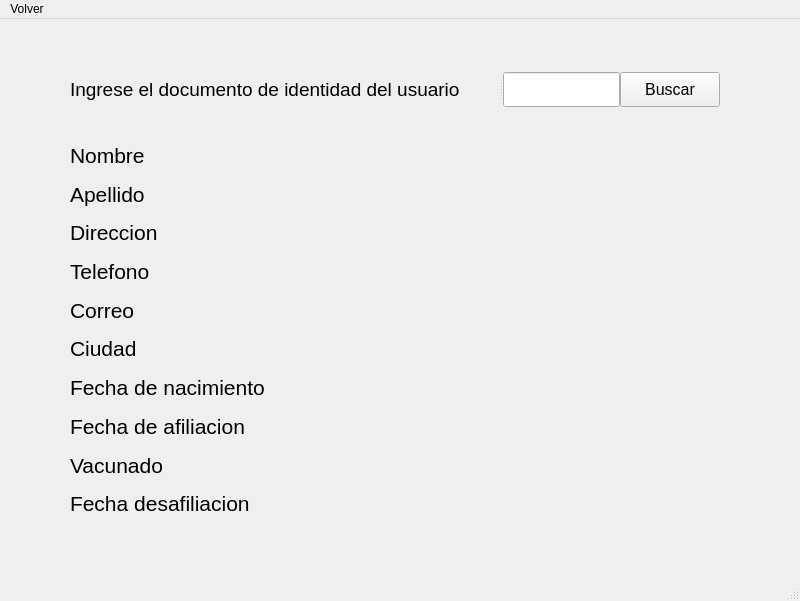
<?xml version="1.0" encoding="UTF-8"?>
<ui version="4.0">
 <class>MainWindow</class>
 <widget class="QMainWindow" name="MainWindow">
  <property name="geometry">
   <rect>
    <x>0</x>
    <y>0</y>
    <width>800</width>
    <height>601</height>
   </rect>
  </property>
  <property name="windowTitle">
   <string>Consultar usuario</string>
  </property>
  <widget class="QWidget" name="centralwidget">
   <widget class="QPushButton" name="BuscarNoIdConsultaUsuario">
    <property name="enabled">
     <bool>true</bool>
    </property>
    <property name="geometry">
     <rect>
      <x>620</x>
      <y>53</y>
      <width>100</width>
      <height>35</height>
     </rect>
    </property>
    <property name="font">
     <font>
      <pointsize>12</pointsize>
     </font>
    </property>
    <property name="text">
     <string>Buscar</string>
    </property>
   </widget>
   <widget class="QSplitter" name="splitter_4">
    <property name="geometry">
     <rect>
      <x>70</x>
      <y>53</y>
      <width>550</width>
      <height>35</height>
     </rect>
    </property>
    <property name="orientation">
     <enum>Qt::Horizontal</enum>
    </property>
    <widget class="QLabel" name="label_12">
     <property name="font">
      <font>
       <pointsize>14</pointsize>
      </font>
     </property>
     <property name="text">
      <string>Ingrese el documento de identidad del usuario </string>
     </property>
    </widget>
    <widget class="QLineEdit" name="noIdConsultaUsuario">
     <property name="enabled">
      <bool>true</bool>
     </property>
     <property name="frame">
      <bool>true</bool>
     </property>
    </widget>
   </widget>
   <widget class="QLabel" name="label">
    <property name="geometry">
     <rect>
      <x>140</x>
      <y>53</y>
      <width>47</width>
      <height>13</height>
     </rect>
    </property>
    <property name="text">
     <string/>
    </property>
   </widget>
   <widget class="QWidget" name="gridLayoutWidget">
    <property name="geometry">
     <rect>
      <x>70</x>
      <y>120</y>
      <width>641</width>
      <height>381</height>
     </rect>
    </property>
    <layout class="QGridLayout" name="gridLayout">
     <item row="8" column="0">
      <widget class="QLabel" name="label_21">
       <property name="font">
        <font>
         <pointsize>16</pointsize>
        </font>
       </property>
       <property name="text">
        <string>Vacunado</string>
       </property>
      </widget>
     </item>
     <item row="4" column="0">
      <widget class="QLabel" name="label_17">
       <property name="font">
        <font>
         <pointsize>16</pointsize>
        </font>
       </property>
       <property name="text">
        <string>Correo</string>
       </property>
      </widget>
     </item>
     <item row="9" column="0">
      <widget class="QLabel" name="label_22">
       <property name="font">
        <font>
         <pointsize>16</pointsize>
        </font>
       </property>
       <property name="text">
        <string>Fecha desafiliacion</string>
       </property>
      </widget>
     </item>
     <item row="2" column="0">
      <widget class="QLabel" name="label_14">
       <property name="font">
        <font>
         <pointsize>16</pointsize>
        </font>
       </property>
       <property name="text">
        <string>Direccion</string>
       </property>
      </widget>
     </item>
     <item row="3" column="0">
      <widget class="QLabel" name="label_15">
       <property name="font">
        <font>
         <pointsize>16</pointsize>
        </font>
       </property>
       <property name="text">
        <string>Telefono</string>
       </property>
      </widget>
     </item>
     <item row="7" column="0">
      <widget class="QLabel" name="label_20">
       <property name="font">
        <font>
         <pointsize>16</pointsize>
        </font>
       </property>
       <property name="text">
        <string>Fecha de afiliacion</string>
       </property>
      </widget>
     </item>
     <item row="5" column="0">
      <widget class="QLabel" name="label_18">
       <property name="font">
        <font>
         <pointsize>16</pointsize>
        </font>
       </property>
       <property name="text">
        <string>Ciudad</string>
       </property>
      </widget>
     </item>
     <item row="1" column="0">
      <widget class="QLabel" name="label_13">
       <property name="font">
        <font>
         <pointsize>16</pointsize>
        </font>
       </property>
       <property name="text">
        <string>Apellido</string>
       </property>
      </widget>
     </item>
     <item row="0" column="0">
      <widget class="QLabel" name="label_16">
       <property name="font">
        <font>
         <pointsize>16</pointsize>
        </font>
       </property>
       <property name="text">
        <string>Nombre</string>
       </property>
      </widget>
     </item>
     <item row="6" column="0">
      <widget class="QLabel" name="label_19">
       <property name="font">
        <font>
         <pointsize>16</pointsize>
        </font>
       </property>
       <property name="text">
        <string>Fecha de nacimiento         </string>
       </property>
      </widget>
     </item>
     <item row="9" column="1">
      <widget class="QLabel" name="label_10">
       <property name="font">
        <font>
         <pointsize>14</pointsize>
        </font>
       </property>
       <property name="text">
        <string/>
       </property>
      </widget>
     </item>
     <item row="8" column="1">
      <widget class="QLabel" name="label_9">
       <property name="font">
        <font>
         <pointsize>14</pointsize>
        </font>
       </property>
       <property name="text">
        <string/>
       </property>
      </widget>
     </item>
     <item row="7" column="1">
      <widget class="QLabel" name="label_8">
       <property name="font">
        <font>
         <pointsize>14</pointsize>
        </font>
       </property>
       <property name="text">
        <string/>
       </property>
      </widget>
     </item>
     <item row="6" column="1">
      <widget class="QLabel" name="label_7">
       <property name="font">
        <font>
         <pointsize>14</pointsize>
        </font>
       </property>
       <property name="text">
        <string/>
       </property>
      </widget>
     </item>
     <item row="5" column="1">
      <widget class="QLabel" name="label_6">
       <property name="font">
        <font>
         <pointsize>14</pointsize>
        </font>
       </property>
       <property name="text">
        <string/>
       </property>
      </widget>
     </item>
     <item row="4" column="1">
      <widget class="QLabel" name="label_5">
       <property name="font">
        <font>
         <pointsize>14</pointsize>
        </font>
       </property>
       <property name="text">
        <string/>
       </property>
      </widget>
     </item>
     <item row="3" column="1">
      <widget class="QLabel" name="label_4">
       <property name="font">
        <font>
         <pointsize>14</pointsize>
        </font>
       </property>
       <property name="text">
        <string/>
       </property>
      </widget>
     </item>
     <item row="2" column="1">
      <widget class="QLabel" name="label_3">
       <property name="font">
        <font>
         <pointsize>14</pointsize>
        </font>
       </property>
       <property name="text">
        <string/>
       </property>
      </widget>
     </item>
     <item row="1" column="1">
      <widget class="QLabel" name="label_2">
       <property name="font">
        <font>
         <pointsize>14</pointsize>
        </font>
       </property>
       <property name="text">
        <string/>
       </property>
      </widget>
     </item>
     <item row="0" column="1">
      <widget class="QLabel" name="label_1">
       <property name="font">
        <font>
         <pointsize>14</pointsize>
        </font>
       </property>
       <property name="text">
        <string/>
       </property>
      </widget>
     </item>
    </layout>
   </widget>
   <widget class="QLabel" name="label_11">
    <property name="geometry">
     <rect>
      <x>80</x>
      <y>510</y>
      <width>611</width>
      <height>31</height>
     </rect>
    </property>
    <property name="text">
     <string>&lt;html&gt;&lt;head/&gt;&lt;body&gt;&lt;p align=&quot;center&quot;&gt;&lt;span style=&quot; color:#aa0000;&quot;&gt;&lt;br/&gt;&lt;/span&gt;&lt;/p&gt;&lt;/body&gt;&lt;/html&gt;</string>
    </property>
   </widget>
  </widget>
  <widget class="QMenuBar" name="menubar">
   <property name="geometry">
    <rect>
     <x>0</x>
     <y>0</y>
     <width>800</width>
     <height>21</height>
    </rect>
   </property>
   <widget class="QMenu" name="menuVolver">
    <property name="title">
     <string>Volver</string>
    </property>
   </widget>
   <addaction name="menuVolver"/>
  </widget>
  <widget class="QStatusBar" name="statusbar"/>
 </widget>
 <resources/>
 <connections/>
</ui>
